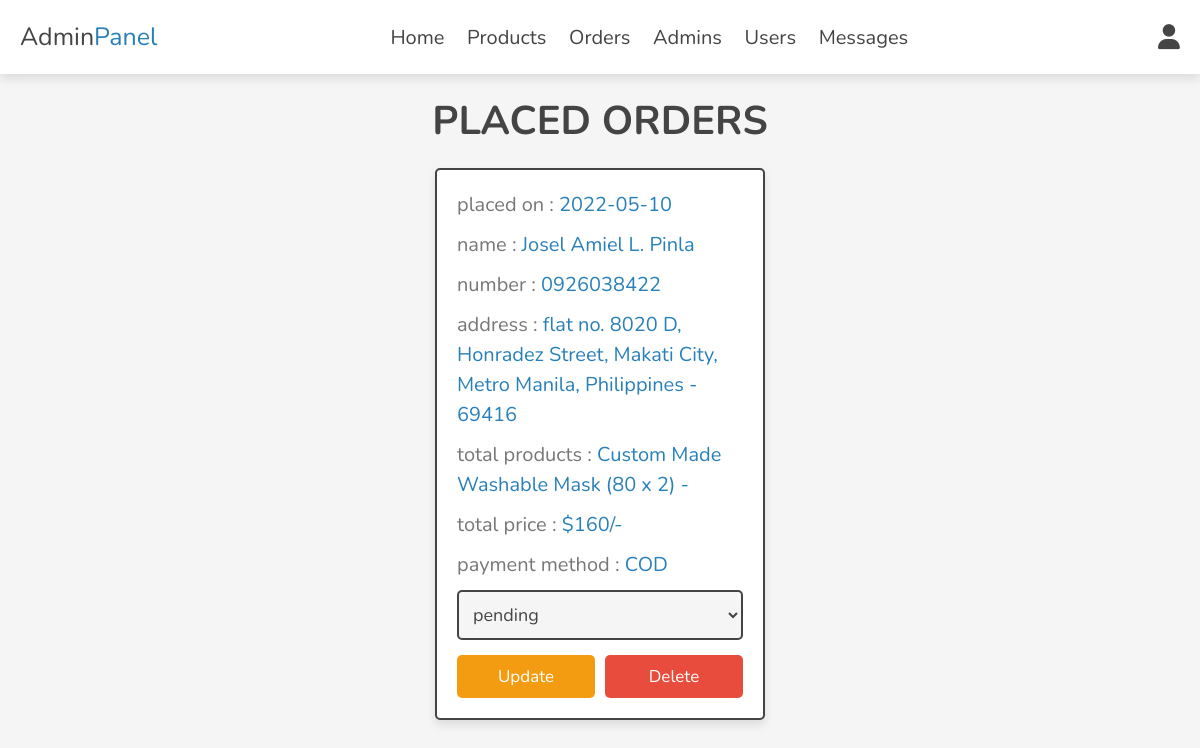
/admin/placed_orders.php (signed in), run on the app's committed database.
### tables this page shows
CREATE TABLE `orders` (
  `id` int(100) NOT NULL,
  `user_id` int(100) NOT NULL,
  `name` varchar(20) NOT NULL,
  `number` varchar(10) NOT NULL,
  `email` varchar(50) NOT NULL,
  `method` varchar(50) NOT NULL,
  `address` varchar(500) NOT NULL,
  `total_products` varchar(1000) NOT NULL,
  `total_price` int(100) NOT NULL,
  `placed_on` date NOT NULL DEFAULT current_timestamp(),
  `payment_status` varchar(20) NOT NULL DEFAULT 'pending'
);

### admin/placed_orders.php (the view, shortened to what this page needs)
<?php
include '../components/connect.php';
?>
<!DOCTYPE html>
<html lang="en">
<head>
   <link rel="stylesheet" href="https://cdnjs.cloudflare.com/ajax/libs/font-awesome/6.1.1/css/all.min.css">
   <link rel="stylesheet" href="../css/admin_style.css">
</head>
<body>
<?php include '../components/admin_header.php'; ?>
<section class="orders">
<h1 class="heading">placed orders</h1>
<div class="box-container">
   <?php
      $select_orders = $conn->prepare("SELECT * FROM `orders`");
      $select_orders->execute();
      if($select_orders->rowCount() > 0){
         while($fetch_orders = $select_orders->fetch(PDO::FETCH_ASSOC)){
   ?>
   <div class="box">
      <p> placed on : <span><?= $fetch_orders['placed_on']; ?></span> </p>
      <p> name : <span><?= $fetch_orders['name']; ?></span> </p>
      <p> number : <span><?= $fetch_orders['number']; ?></span> </p>
      <p> address : <span><?= $fetch_orders['address']; ?></span> </p>
      <p> total products : <span><?= $fetch_orders['total_products']; ?></span> </p>
      <p> total price : <span>$<?= $fetch_orders['total_price']; ?>/-</span> </p>
      <p> payment method : <span><?= $fetch_orders['method']; ?></span> </p>
      <form action="" method="post">
         <select name="payment_status" class="select">
            <option selected disabled><?= $fetch_orders['payment_status']; ?></option>
         </select>
        <div class="flex-btn">
         <input type="submit" value="update" class="option-btn" name="update_payment">
         <a href="placed_orders.php?delete=<?= $fetch_orders['id']; ?>" class="delete-btn" onclick="return confirm('delete this order?');">delete</a>
        </div>
      </form>
   </div>
   <?php
         }
      }else{
         echo '<p class="empty">no orders placed yet!</p>';
      }
   ?>
</div>
</section>
</body>
</html>

### css/admin_style.css (style rules this page uses)
:root { --main-color:#2980b9; --orange:#f39c12; --red:#e74c3c; --black:#444; --white:#fff; --light-color:#777; --light-bg:#f5f5f5; --border:.2rem solid var(--black); --box-shadow:0 .5rem 1rem rgba(0,0,0,.1); }
* { font-family: 'Nunito', sans-serif; margin:0; padding:0; box-sizing: border-box; outline: none; border:none; text-decoration: none; }
html { font-size: 62.5%; overflow-x: hidden; }
body { background-color: var(--light-bg); }
section { padding:2rem; max-width: 1200px; margin:0 auto; }
.heading { font-size: 4rem; color:var(--black); margin-bottom: 2rem; text-align: center; text-transform: uppercase; }
.btn, .delete-btn, .option-btn { display: block; width: 100%; margin-top: 1rem; border-radius: .5rem; padding:1rem 3rem; font-size: 1.7rem; text-transform: capitalize; color:var(--white); cursor: pointer; text-align: center; }
.option-btn { background-color: var(--orange); }
.delete-btn { background-color: var(--red); }
.flex-btn { display: flex; gap:1rem; }
.orders .box-container { display: grid; grid-template-columns: repeat(auto-fit, 33rem); gap:1.5rem; align-items: flex-start; justify-content: center; }
.orders .box-container .box { padding:2rem; padding-top: 1rem; border-radius: .5rem; border:var(--border); background-color: var(--white); box-shadow: var(--box-shadow); }
.orders .box-container .box p { line-height: 1.5; font-size: 2rem; color:var(--light-color); margin:1rem 0; }
.orders .box-container .box p span { color:var(--main-color); }
.orders .box-container .select { margin-bottom: .5rem; width: 100%; background-color: var(--light-bg); padding:1rem; font-size: 1.8rem; color:var(--black); border-radius: .5rem; border:var(--border); }

### data on the page
orders: placed_on "2022-05-10", name "Josel Amiel L. Pinla", number "0926038422", address "flat no. 8020 D, Honradez Street, Makati City, Metro Manila, Philippines - 69416", total_products "Custom Made Washable Mask (80 x 2) -", total_price "160", method "COD", payment_status "pending"
